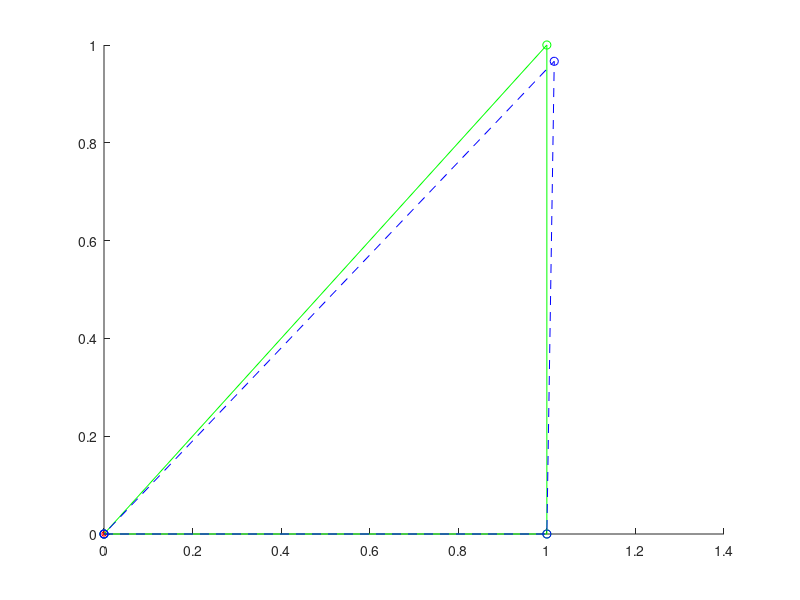

Here is the MATLAB script that generated this plot:
%%%%%%%%%%%%%%%%%%%%%%%%
%%_TRUSS FEM ANALYSIS_%%
%%%%%%%%%%%%%%%%%%%%%%%%

clc %clears the screen
clear all %closes all the figure windows
close all %closes all the fig windows

%% geometrical parameters and material properties
E = 10^9*[200 200 200]; % young's modulus in Pa
L = 10^-2*[100 100 100*sqrt(2)]; % entire length of beam
A = 10^-4*[30 30 30]; % area of cross sections
Px = 100*10^3; % conc. load value in x dirn
Py = -200*10^3; % conc. load value in y dirn

element_angle = [0 90 225]; % element orientation angles

X = [0 L(1) L(1) 0];
Y = [0 0 L(1) 0];

%% meshing of the geometry
ne = 3; % total no of elements
nne = 2; % no. of noded element
nn = ne; % total no of nodes = no. of elemets in truss
dofn = 2; % no. of degrees of freedom per node
dofe = 4; % dof per element (2 noded element)
tdof = dofn * nn; % total degrees of freedom
conn  = [3 4 5 6;...
         5 6 1 2;...
         3 4 1 2]; % connectivity matrix (relation of local no with global numbers)

%% initializing vectors
KG = zeros(tdof,tdof); % initializing global stiffness matrix
FGU = zeros(tdof,1); % initalization of uniformly distributed load vector
FGC = zeros(tdof,1); % initialization of concentrated load vector

%% populating global stiffness matrix
for i = 1:ne
    c = cosd(element_angle(i));
    s = sind(element_angle(i));
    Ke = E(i)*A(i)/L(i) * [c*c c*s -c*c -c*s;...
                           c*s s*s -c*s -s*s;...
                           -c*c -c*s c*c c*s;...
                           -c*s -s*s c*s s*s];
    Fe = zeros(dofe,1);
    for j = 1:dofe
        for k = 1:dofe
            KG(conn(i,j), conn(i,k)) =  KG(conn(i,j), conn(i,k)) + Ke(j,k); 
        end
        FGU(conn(i,j),1) =  FGU(conn(i,j),1)+ Fe(j,1);
    end
end

%% load and reaction vector
FGC(5) = Px; % applying load values
FGC(6) = Py;

FG = FGU + FGC; % global force vector
FG_nbc = FG; % F global with no boundary conditions
KG_nbc = KG; % K global with no boundary conditions

%% applying boundary conditions
for i2 = 1:4
   KG(i2,:) = 0;
   KG(:,i2) = 0;
   KG(i2,i2) = 1;
   
end

%% solving the matrix equation
UG = linsolve(KG,FG)

R = KG_nbc * UG - FG_nbc

%% Convergence study


%% Visualization
hold on

X_new = X;
Y_new = Y;
plot(0,0,'r*');
plot(X,Y,'g-o');

amplification = 100;
i4=1;
for i3 = [1,3,5]
    X_new(i4) = X(i4) + amplification*UG(i3);
    i4 = i4+1;
end
i4=1;
for i3 = [2,4,6]
    Y_new(i4) = Y(i4) + amplification*UG(i3);
    i4 = i4+1;
end
plot(X_new,Y_new,'b--o');
hold off
